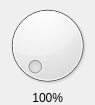
<?xml version="1.0" encoding="UTF-8"?>
<ui version="4.0">
 <class>ViVolumeDialWidget</class>
 <widget class="QWidget" name="ViVolumeDialWidget">
  <property name="geometry">
   <rect>
    <x>0</x>
    <y>0</y>
    <width>95</width>
    <height>105</height>
   </rect>
  </property>
  <property name="maximumSize">
   <size>
    <width>950</width>
    <height>1050</height>
   </size>
  </property>
  <property name="windowTitle">
   <string>Form</string>
  </property>
  <property name="styleSheet">
   <string/>
  </property>
  <layout class="QGridLayout" name="gridLayout">
   <property name="margin">
    <number>0</number>
   </property>
   <property name="spacing">
    <number>0</number>
   </property>
   <item row="0" column="0" rowspan="2" colspan="3">
    <widget class="ViDialer" name="volumeDial">
     <property name="maximum">
      <number>100</number>
     </property>
    </widget>
   </item>
   <item row="2" column="1">
    <widget class="QWidget" name="widget" native="true">
     <property name="minimumSize">
      <size>
       <width>0</width>
       <height>0</height>
      </size>
     </property>
     <property name="maximumSize">
      <size>
       <width>16777215</width>
       <height>16777215</height>
      </size>
     </property>
     <layout class="QGridLayout" name="gridLayout_2">
      <property name="margin">
       <number>0</number>
      </property>
      <property name="spacing">
       <number>6</number>
      </property>
      <item row="0" column="0">
       <widget class="QLabel" name="volumeLabel">
        <property name="sizePolicy">
         <sizepolicy hsizetype="Minimum" vsizetype="Preferred">
          <horstretch>0</horstretch>
          <verstretch>0</verstretch>
         </sizepolicy>
        </property>
        <property name="minimumSize">
         <size>
          <width>37</width>
          <height>0</height>
         </size>
        </property>
        <property name="text">
         <string>100%</string>
        </property>
        <property name="alignment">
         <set>Qt::AlignRight|Qt::AlignTrailing|Qt::AlignVCenter</set>
        </property>
       </widget>
      </item>
      <item row="0" column="1">
       <widget class="ViButton" name="muteButton" native="true">
        <property name="minimumSize">
         <size>
          <width>0</width>
          <height>0</height>
         </size>
        </property>
        <property name="styleSheet">
         <string notr="true"/>
        </property>
       </widget>
      </item>
     </layout>
    </widget>
   </item>
  </layout>
 </widget>
 <customwidgets>
  <customwidget>
   <class>ViDialer</class>
   <extends>QDial</extends>
   <header>vidialer.h</header>
  </customwidget>
  <customwidget>
   <class>ViButton</class>
   <extends>QWidget</extends>
   <header>vibutton.h</header>
   <container>1</container>
  </customwidget>
 </customwidgets>
 <resources/>
 <connections/>
</ui>
